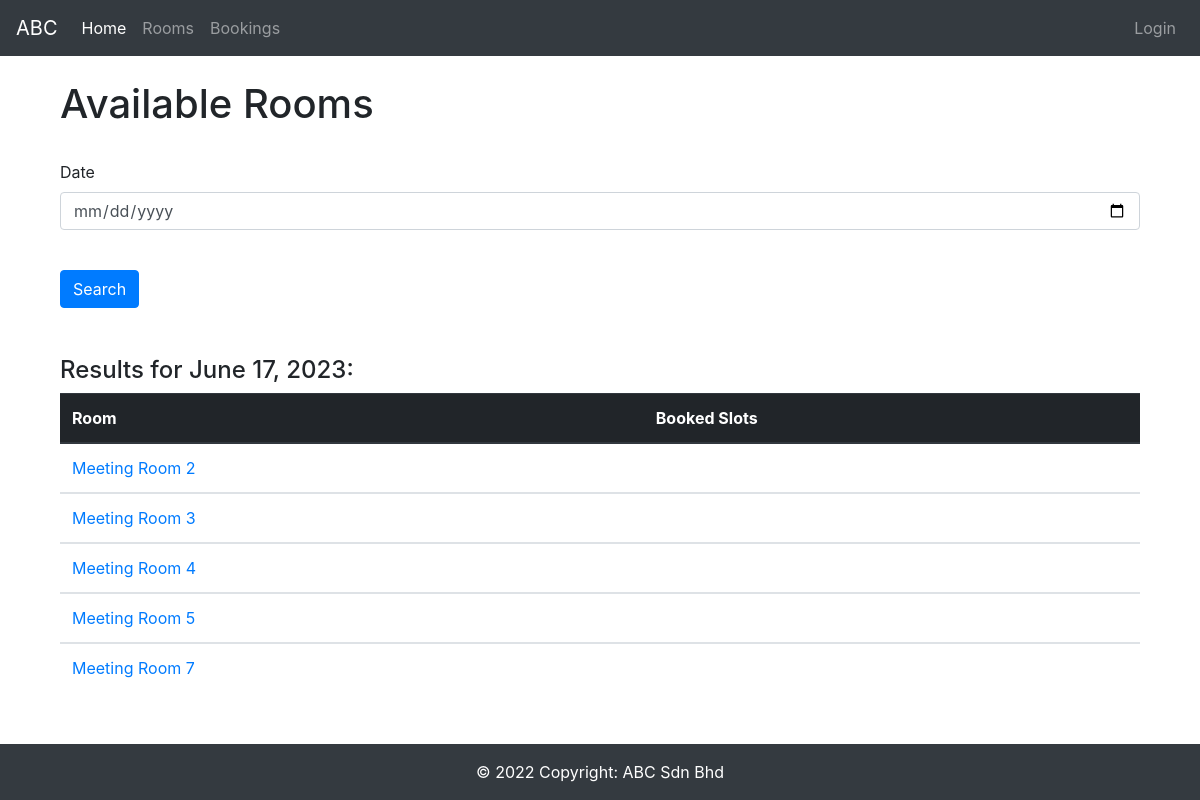
The page /roombooking/rooms/availabilities/ on the database its author committed.
### roombooking/models.py (models this page shows, shortened)
class Room(models.Model):
    name = models.CharField(max_length=255)
    room_pic = models.ImageField(upload_to="images/", null=True)
    dateadded = models.DateTimeField(auto_now_add=True)
    def get_absolute_url(self):
        return reverse('room-detail', args=[str(self.id)])

### roombooking/views.py (the view)
# urls.py: path('rooms/availabilities/', views.roomavailabilities, name='rooms-availabilities'),
def roomavailabilities(request):
    rooms = Room.objects.all()
    bookings = Booking.objects.all()
    today = datetime.date.today()
    start = today
    if request.method == 'POST':
        start = request.POST["start"]
    bookings = Booking.objects.filter(startdate = start).order_by('starttime')
    context = {
        'rooms': rooms,
        'bookings':bookings,
        'today': today,
        'start': start,
    }
    return render(request, 'roomavailabilities.html', context = context)

### roombooking/templates/roomavailabilities.html (shortened to what this page needs)
{% extends "base_generic.html" %}
{% block content %}
{% load custom_tags %}
<div class="container">
  <h1>Available Rooms</h1>
  <br>
  <form action="{% url 'rooms-availabilities' %}" method="post">
    <div class="form-group">
      <label for="start">Date</label>
      <input class="form-control" id="start" name="start" type="date">
    </div>
    <br>
    <input class="btn btn-primary" type="submit" value="Search">
  </form>
  <br>
  <br>
  <h4>Results for {{ start }}: </h4>
    {% if rooms %}
    <table class="table">
      <thead class="thead-dark">
        <tr>
          <th scope="col">Room</th>
          <th scope="col">Booked Slots</th>
        </tr>
      </thead>
      {% for room in rooms %}
      <tbody>
      <tbody>
        <tr>
          <td><a href="{{ room.get_absolute_url }}">{{ room.name }}</td>
          <td>
          </td>
        </tr>
      </tbody>
      {% endfor %}
    {% else %}
    <p>There are no rooms in the library.</p>
    </table>
    {% endif %}
</div>
{% endblock %}

### rows shown on the page
Room: name "Meeting Room 2"
Room: name "Meeting Room 3"
Room: name "Meeting Room 4"
Room: name "Meeting Room 5"
Room: name "Meeting Room 7"
